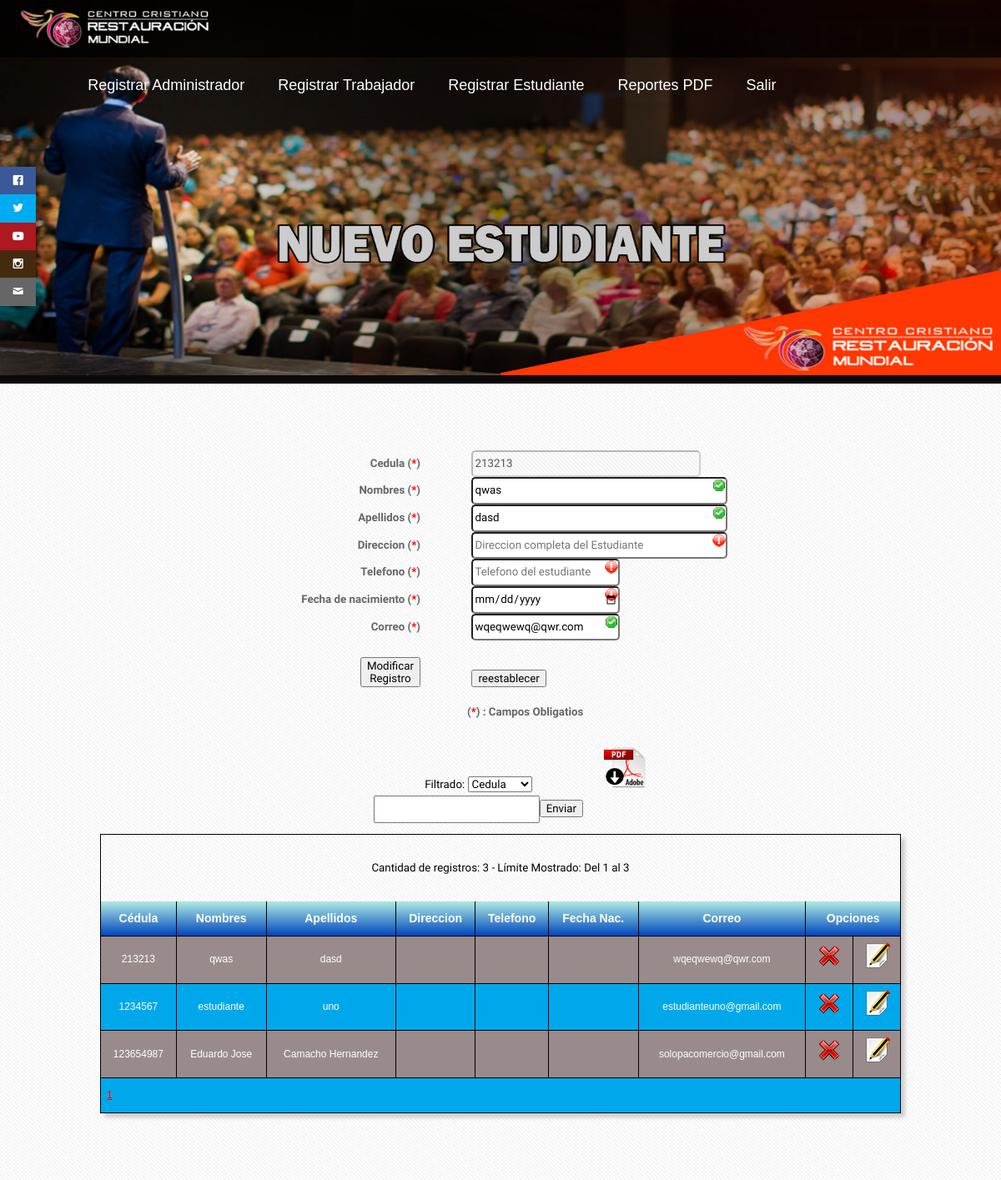
The page /new_estudiante.php?m=1&editar=213213 (signed in) on the database its author committed.
### tables this page shows
CREATE TABLE `estudiantes` (
  `ci_est` int(11) NOT NULL,
  `nom_est` varchar(100) NOT NULL,
  `ape_est` varchar(100) NOT NULL,
  `niv_cap_dest` int(1) NOT NULL,
  `mod_cd_1` int(1) NOT NULL,
  `mod_cd_2` int(1) NOT NULL,
  `corr_est` varchar(100) NOT NULL
);

### formulario.php (called while the page is built, shortened)
<?php
include("conex.php");
if(isset($_REQUEST['editar'])){
$sql= "SELECT * FROM estudiantes WHERE
ci_est=".$_REQUEST['editar'];
$consultaDatos= mysqli_query($enlace, $sql);
$datosEditar=mysqli_fetch_assoc($consultaDatos);
}
$where="";
?>

### new_estudiante.php (the view, shortened to what this page needs)
<?php
include ("formulario.php");
?>
<!doctype html>
<html>
<head>
    <link rel="stylesheet" href="css/fonts.css" />
	</head>
<body>
<div class="social">
    <ul>
      <li><a href="https://www.facebook.com/restauramundial" target="_blank" class="icon-facebook"></a></li>
      <li><a href="http://www.twitter.com/" target="_blank" class="icon-twitter"></a></li>
      <li><a href="http://www.youtube.com/" target="_blank" class="icon-youtube"></a></li>
      <li><a href="http://www.instagram.com/" target="_blank" class="icon-instagram"></a></li>
      <li><a href="mailto:restauracionmundial@gmail.com" class="icon-mail"></a></li>
    </ul>
  </div>
    <header2>
    <div class="logo">
          <img src="images/logo.png" width="230" height="50">
        </div>
  <nav>
    <ul>
      <li><a href="new_admin.php">Registrar Administrador</a></li>
      <li><a href="new_trabajador.php">Registrar Trabajador</a></li>
      <li><a href="new_estudiante.php">Registrar Estudiante</a></li>
      <li><a href="reporte/pdf.php">Reportes PDF</a></li>
      <li><a href="cierre.php">Salir</a></li>
    </ul>
  </nav>
    </header2>
    <div><img src="images/header/new_est.jpg" width="100%" height="450"></div>
<div id="main">
			<div class="container">
				<div class="row">
						<div id="content" class="12u skel-cell-important">
                            <div class="Formularios" >
<form action="?m=1" method="post" name="form1" id="form1">
 <table width="80%" border="1" align="center" cellpadding="5" cellspacing="5">
  <tr>
    <td width="50%" align="right"><b>Cedula (<a style="color:red">*</a>)</b></td>
    <td width="8%">&nbsp;</td>
    <td width="60%"><input style="width:85%; border-radius:5px" required pattern="[0-9]+" type="text"
name="ci" id="ci" placeholder="Cedula del Estudiante" <?php if(isset($edita)){
echo 'value="'.$datosEditar['ci_est'].'"'; echo " disabled ";} ?>>
<?php if(isset($edita)) echo '<input name="cedM" type="hidden"
value="'.$datosEditar['ci_est'].'" />'; ?></td>
  </tr>
  <tr>
    <td align="right"><b>Nombres (<a style="color:red">*</a>)</b></td>
    <td>&nbsp;</td>
    <td><input style="width:95%; border-radius:5px" type="text" required pattern="[a-z A-Z]+"
name="nom" id="nom" placeholder="Nombre completo del Estudiante" <?php
if(isset($edita)) echo 'value="'.$datosEditar['nom_est'].'"'; ?>></td>
  </tr>
  <tr>
    <td align="right"><b>Apellidos (<a style="color:red">*</a>)</b></td>
    <td>&nbsp;</td>
    <td><input style="width:95%; border-radius:5px" required pattern="[a-z A-Z]+" type="text"
name="ape" id="ape" placeholder="Apellido completo del Estudiante" <?php
if(isset($edita)) echo 'value="'.$datosEditar['ape_est'].'"'; ?>></td>
  </tr>
  <tr>
    <td align="right"><b>Direccion (<a style="color:red">*</a>)</b></td>
    <td>&nbsp;</td>
    <td><input style="width:95%; border-radius:5px" type="text" required name="dir" id="dir" placeholder="Direccion completa del Estudiante" <?php
if(isset($edita)) echo 'value="'.$datosEditar['dir_est'].'"'; ?>></td>
  </tr>
  <tr>
    <td align="right"><b>Telefono (<a style="color:red">*</a>)</b></td>
    <td>&nbsp;</td>
    <td><input style="width:55%; border-radius:5px" required pattern="[0-9]+" type="text" name="tel"
id="tel" placeholder="Telefono del estudiante" <?php if(isset($edita)) echo
'value="'.$datosEditar['tel_est'].'"'; ?>></td>
  </tr>
    <tr>
    <td align="right"><b>Fecha de nacimiento (<a style="color:red">*</a>)</b></td>
    <td>&nbsp;</td>
    <td><input style="width:55%; border-radius:5px" required type="date" name="fec_nac"
id="fec_nac" <?php if(isset($edita)) echo
'value="'.$datosEditar['fec_nac_est'].'"'; ?>></td>
  </tr>
    <tr>
    <td align="right"><b>Correo (<a style="color:red">*</a>)</b></td>
    <td>&nbsp;</td>
    <td><input style="width:55%; border-radius:5px;" required type="email" name="email"
id="email" placeholder="Correo del estudiante" <?php if(isset($edita)) echo
'value="'.$datosEditar['corr_est'].'"'; ?>></td>
  </tr>
  <tr>
    <td align="right"><?php if(isset($edita)) $nom_boton="Modificar
Registro"; else $nom_boton="Enviar Registro"; ?><input style="margin-top:20px;" name="button" type="submit" value="<?php echo $nom_boton ?>"></td>
    <td>&nbsp;</td>
    <td><input name="res" type="reset" value="reestablecer"></td>
  </tr>
</table>
<a style="margin-left:440px;"><b> (<a style="color:red">*</a>) : Campos Obligatios</b></a>
</form>
</div>
<div class="Consultas" align="center">
<table width="37%" border="1" cellspacing="5" cellpadding="5" align="center">
  <tr>
    <td>&nbsp;</td>
    <td>&nbsp;</td>
    <td>&nbsp;</td>
  </tr>
  <tr>
    <td align="center"><form action="?m=1" method="post" name="form2">
Filtrado:
<select name="campos">
<option value="ci_est" selected="selected">Cedula</option>
</select><input name="valor" type="text"><input name="Consultar" type="submit" value="Enviar"><td align="center"><a href="reporte/pdf_estudiantes.php"><img src="images/PDF_Descargar.png" width="50" height="50" alt="" /></a></td>
</form></td>
    <td>&nbsp;</td>
  </tr>
</table>
  </div>
         <div class="Tablas" >
<div class="CSSTableGenerator" >
<table>
<?php
if (!isset($_REQUEST['pg'])) $n_pag = 1; else $n_pag=$_REQUEST['pg'];
$cantidad=20;
$inicial = ($n_pag-1) * $cantidad;
$sql = "SELECT * FROM estudiantes ".$where;
$consulta = mysqli_query($enlace, $sql) or die ("Error");
$cant_registros =mysqli_num_rows($consulta);
$paginado = intval($cant_registros / $cantidad);
$sql = "SELECT * FROM estudiantes ".$where." LIMIT $inicial,$cantidad ";
$consulta = mysqli_query($enlace, $sql) or die ("Error");
$cant_registros2 =mysqli_num_rows($consulta);
echo "</br><center>Cantidad de registros: ".$cant_registros." - Límite Mostrado: Del ".($inicial+1)." al ".($inicial + $cant_registros2)."</center><br>";
$sql="Select * from estudiantes ".$where;
$cons=mysqli_query($enlace, $sql);
echo '<table>
<tr>
<td>Cédula</td><td>Nombres</td><td>Apellidos</td><td>Direccion</td><td>Telefono</td><td>Fecha Nac.</td><td>Correo</td><td colspan="2">Opciones</td>
</tr>';
while($datos=mysqli_fetch_assoc($cons)){
$primario= $datos['ci_est'];
echo "<tr>";
echo "<td><center>".$datos['ci_est']."</center></td>";
echo "<td><center>".$datos['nom_est']."</center></td>";
echo "<td><center>".$datos['ape_est']."</center></td>";
echo "<td><center>".$datos['dir_est']."</center></td>";
echo "<td><center>".$datos['tel_est']."</center></td>";
echo "<td><center>".$datos['fec_nac_est']."</center></td>";
echo "<td><center>".$datos['corr_est']."</center></td>";
echo "<td><center><a class='tooltip' alt='Eliminar Registro' href='?m=1&eliminar=$primario'><img src='images/eliminar.png'></a></center></td>";
echo "<td><center><a class='tooltip' alt='Editar Registro ' href='?m=1&editar=$primario'><img src='images/editar.png'></a></center></td>";
echo "</tr>";
}
echo "<tr align='center'><td colspan=9>";
for ($a=0;$a<($paginado+1);$a++){
echo '<a href="?pg='.($a+1).'">'.($a+1).'<a/>&nbsp;';
}
echo "</td></tr>";
?>
                 </table>
            </div>
</div>
						</div>
				</div>
			</div>
		</div>
</body>
</html>

### css/style.css (style rules this page uses)
body { background: #090909; }
body,input,textarea,select { font-family: 'Oxygen', sans-serif; font-size: 13pt; line-height: 2em; }
strong, b { font-weight: bold; color: #666666; }
a { color: #FF0000; }
p, ul, ol, dl, table { margin-bottom: 1em; }
.social { position: fixed; left: 0; top: 200px; z-index: 2000; }
.social ul { list-style: none; }
.social ul li a { display: inline-block; color:#fff; background: #000; padding: 10px 15px; text-decoration: none; -webkit-transition:all 500ms ease; -o-transition:all 500ms ease; transition:all 500ms ease; }
.social ul li .icon-facebook { background:#3b5998; }
.social ul li .icon-twitter { background: #00abf0; }
.social ul li .icon-youtube { background: #ae181f; }
.social ul li .icon-instagram { background: #442A0E; }
.social ul li .icon-mail { background: #666666; }
.CSSTableGenerator { margin:0px; padding:0px; width:100%; box-shadow: 5px 5px 5px 0px #CCCCCC; border:1px solid #000000; -moz-border-radius-bottomleft:0px; -webkit-border-bottom-left-radius:0px; border-bottom-left-radius:0px; -moz-border-radius-bottomright:0px; -webkit-border-bottom-right-radius:0px; border-bottom-right-radius:0px; -moz-border-radius-topright:0px; -webkit-border-top-right-radius:0px; border-top-right-radius:0px; -moz-border-radius-topleft:0px; -webkit-border-top-left-radius:0px; border-top-left-radius:0px; }
.CSSTableGenerator table { width:100%; height:100%; margin:0px;padding:0px; }
.CSSTableGenerator tr:last-child td:last-child { -moz-border-radius-bottomright:0px; -webkit-border-bottom-right-radius:0px; border-bottom-right-radius:0px; }
.CSSTableGenerator table tr:first-child td:first-child { -moz-border-radius-topleft:0px; -webkit-border-top-left-radius:0px; border-top-left-radius:0px; }
.CSSTableGenerator table tr:first-child td:last-child { -moz-border-radius-topright:0px; -webkit-border-top-right-radius:0px; border-top-right-radius:0px; }
.CSSTableGenerator tr:last-child td:first-child { -moz-border-radius-bottomleft:0px; -webkit-border-bottom-left-radius:0px; border-bottom-left-radius:0px; }
.CSSTableGenerator tr:nth-child(odd) { background-color:#00A8EB; }
.CSSTableGenerator tr:nth-child(even) { background-color:#998B8B; }
.CSSTableGenerator td { vertical-align:middle; border:1px solid #000000; border-width:0px 1px 1px 0px; text-align:left; padding:7px; font-size:12px; font-family:Arial; font-weight:normal; color: #FFFFFF; }
.CSSTableGenerator tr:last-child td { border-width:0px 1px 0px 0px; }
.CSSTableGenerator tr td:last-child { border-width:0px 0px 1px 0px; }
.CSSTableGenerator tr:last-child td:last-child { border-width:0px 0px 0px 0px; }
.CSSTableGenerator tr:first-child td { background:-o-linear-gradient(bottom, #A6E3E2 5%, #0045BD 100%); background:-webkit-gradient( linear, left top, left bottom, color-stop(0.05, #A6E3E2), color-stop(1, #0045BD) ); background:-moz-linear-gradient( center top, #A6E3E2 5%, #0045BD 100% ); filter:progid:DXImageTransform.Microsoft.gradient(startColorstr="#A6E3E2", endColorstr="#0045BD"); background: -o-linear-gradient(top,#A6E3E2,#0045BD); background-color:#A6E3E2; border:0px solid #000000; text-align:center; border-width:0px 0px 1px 1px; font-size:14px; font-family:Arial; font-weight:bold; color: #FFFFFF; }
.CSSTableGenerator tr:first-child td:first-child { border-width:0px 0px 1px 0px; }
.CSSTableGenerator tr:first-child td:last-child { border-width:0px 0px 1px 1px; }
input:required:invalid, input:focus:invalid { background-image: url(images/invalido.png); background-position: right top; background-repeat: no-repeat; }
input:required:valid { background-image: url(images/valido.png); background-position: right top; background-repeat: no-repeat; }
header2 { background: rgba(0,0,0,0.7); width: 100%; position: fixed; z-index: 100; height:69px; }
nav { margin-left:7.1%; float: left; }
nav ul { list-style: none; overflow: hidden; }
nav ul li { float: left; font-family:"Trebuchet MS", Arial, Helvetica, sans-serif; font-size: 18px; }
nav ul li a { display: block; padding: 20px; color: #fff; text-decoration: none; }
.logo { margin-top:0.75%; margin-left:2%; float:left; }
#main { position: relative; background: #fff url(images/overlay.png) repeat; }

### css/style-desktop.css (style rules this page uses)
body,input,textarea,select { font-size: 11pt; }
#main { padding: 6em 0em; }

### css/style-1000px.css (style rules this page uses)
body,input,textarea,select { font-size: 10pt; }

### rows shown on the page
estudiantes: ci "213213", nom "qwas", ape "dasd", email "wqeqwewq@qwr.com", ci_est "213213", nom_est "qwas", ape_est "dasd", corr_est "wqeqwewq@qwr.com"
estudiantes: ci_est "1234567", nom_est "estudiante", ape_est "uno", corr_est "estudianteuno@gmail.com"
estudiantes: ci_est "123654987", nom_est "Eduardo Jose", ape_est "Camacho Hernandez", corr_est "solopacomercio@gmail.com"

### other values the page prints
$cant_registros "3"
$inicial+1 "1"
$inicial + $cant_registros2 "3"
